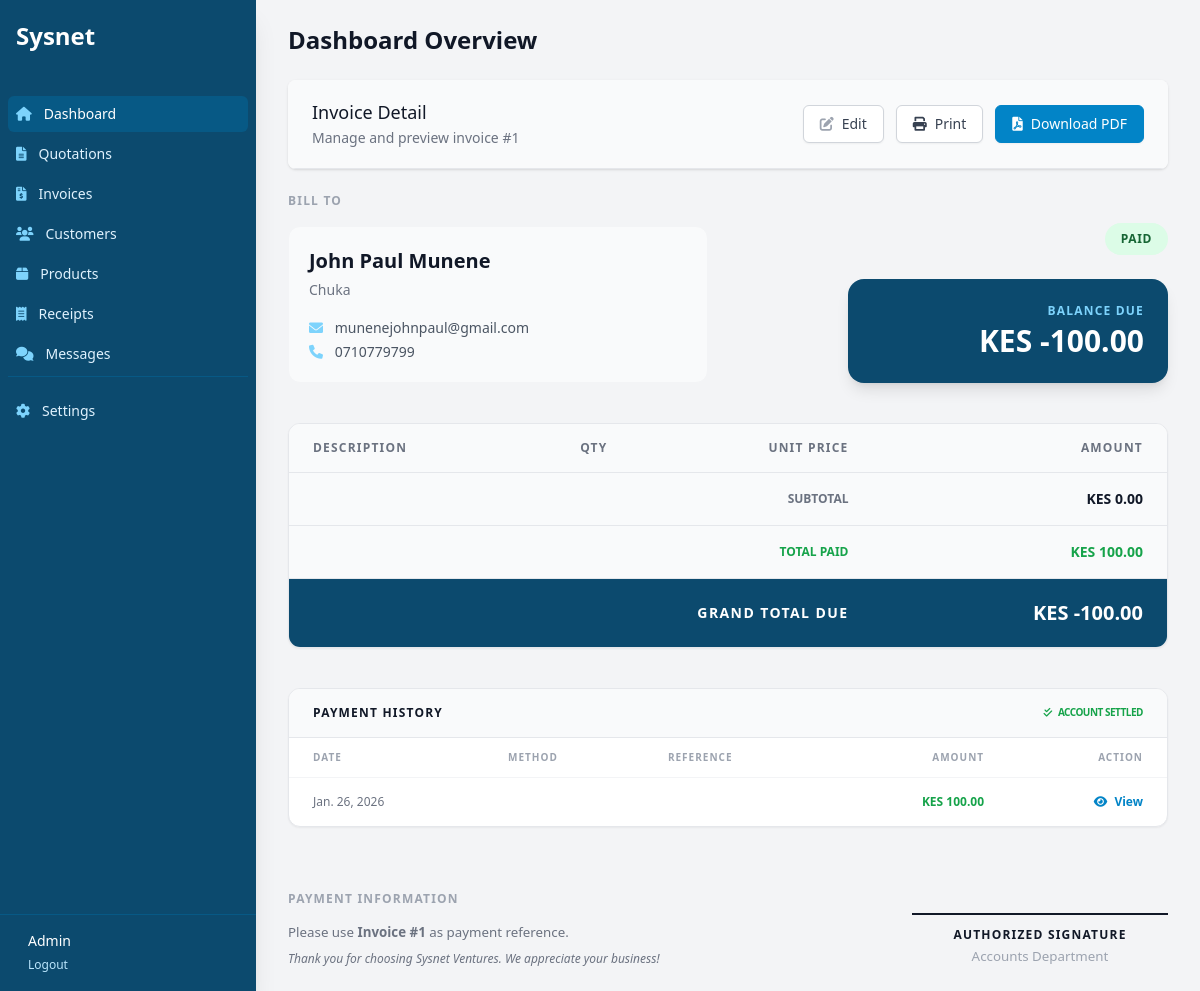
Page /billing/invoice/1/ (signed in) on the earlier database version.
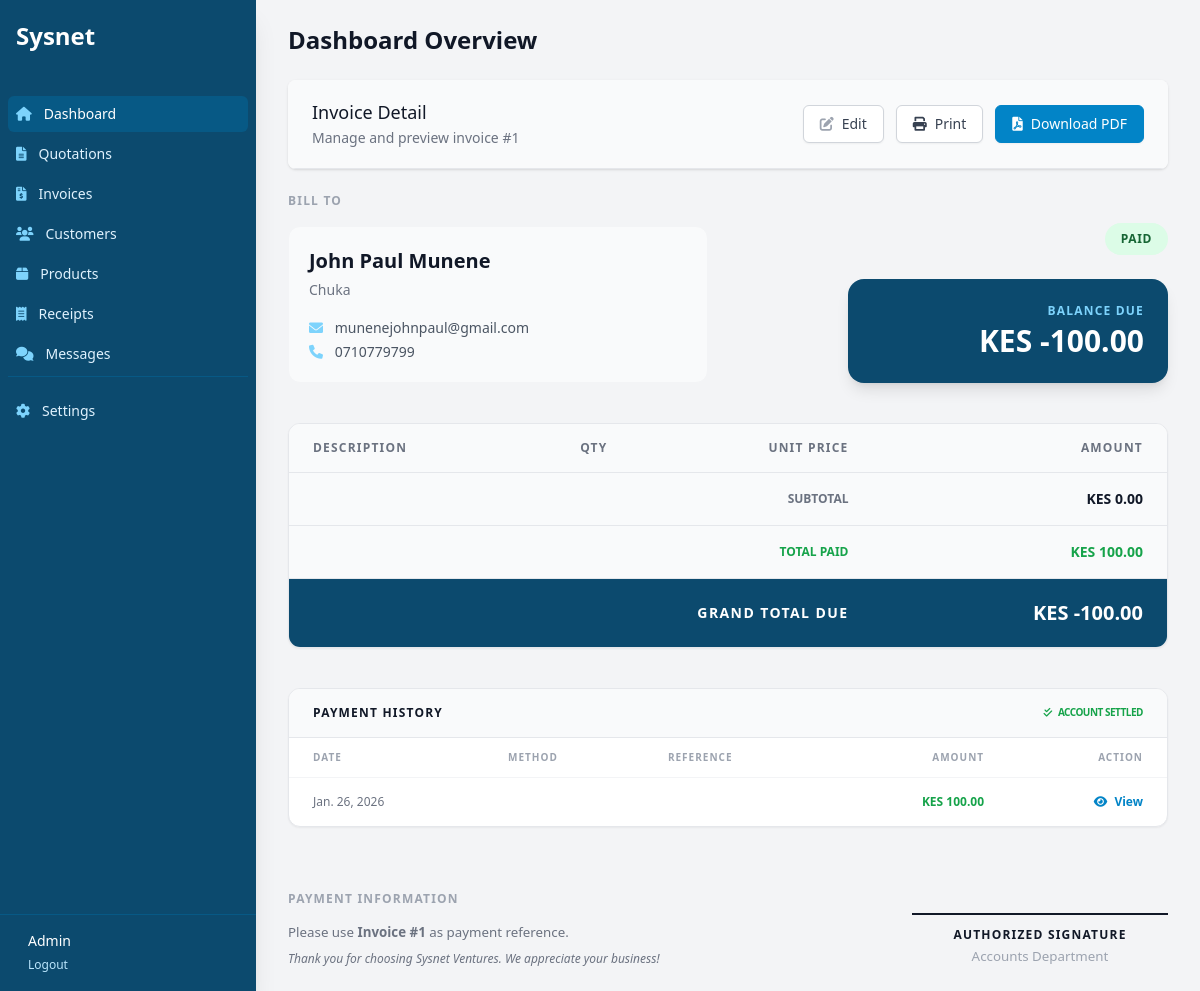
Same page on the later database version.
### billing/models.py (models this page shows, shortened)
class CompanyProfile(models.Model):
    name = models.CharField(max_length=200, default="Sysnet Ventures")
    logo = models.ImageField(upload_to='logos/', blank=True, null=True)
    email = models.EmailField(blank=True)
    phone = models.CharField(max_length=20, blank=True)
    address = models.TextField(blank=True)
    website = models.URLField(blank=True)
    tax_number = models.CharField(max_length=50, blank=True, verbose_name="Tax/PIN Number")
    class Meta:
        verbose_name_plural = "Company Profile"

### billing/views.py (the view)
# urls.py: path('invoice/<int:pk>/', views.invoice_detail, name='invoice_detail'),
@login_required
def invoice_detail(request, pk):
    invoice = get_object_or_404(Invoice, pk=pk)
    company = CompanyProfile.objects.first()
    return render(request, 'billing/invoice_detail.html', {'invoice': invoice, 'company': company})

### billing/context_processors.py (called while the page is built)
def company_info(request):
    return {
        'company': CompanyProfile.objects.first()
    }

def unread_count(request):
    if request.user.is_authenticated:
        return {'unread_count': ContactMessage.objects.filter(is_read=False).count()}
    return {'unread_count': 0}

### billing/models.py (called while the page is built)
    @property
    def total_amount(self):
        return self.items.aggregate(total=Sum(models.F('quantity') * models.F('unit_price')))['total'] or 0

    @property
    def amount_paid(self):
        return self.receipts.aggregate(total=Sum('amount'))['total'] or 0

    @property
    def balance_due(self):
        return self.total_amount - self.amount_paid

### templates/billing/invoice_detail.html (shortened to what the changed rows need)
{% extends 'billing/base_dashboard.html' %}
{% block dashboard_content %}
<div class="bg-white border border-gray-200 overflow-hidden sm:rounded-xl shadow-sm mb-10">
    <table class="min-w-full divide-y divide-gray-200">
        <thead>
            <tr class="bg-gray-50">
                <th scope="col" class="px-6 py-4 text-left text-xs font-black text-gray-500 uppercase tracking-widest">Description</th>
                <th scope="col" class="px-6 py-4 text-center text-xs font-black text-gray-500 uppercase tracking-widest w-20">Qty</th>
                <th scope="col" class="px-6 py-4 text-right text-xs font-black text-gray-500 uppercase tracking-widest">Unit Price</th>
                <th scope="col" class="px-6 py-4 text-right text-xs font-black text-gray-500 uppercase tracking-widest">Amount</th>
            </tr>
        </thead>
    </table>
</div>
<div class="bg-white border border-gray-200 overflow-hidden sm:rounded-xl shadow-sm mb-10">
    <div class="overflow-x-auto">
        <table class="min-w-full divide-y divide-gray-100">
            <thead class="bg-white">
                <tr>
                    <th class="px-6 py-3 text-left text-[10px] font-black text-gray-400 uppercase tracking-widest">Date</th>
                    <th class="px-6 py-3 text-left text-[10px] font-black text-gray-400 uppercase tracking-widest">Method</th>
                    <th class="px-6 py-3 text-left text-[10px] font-black text-gray-400 uppercase tracking-widest">Reference</th>
                    <th class="px-6 py-3 text-right text-[10px] font-black text-gray-400 uppercase tracking-widest">Amount</th>
                    <th class="px-6 py-3 text-right text-[10px] font-black text-gray-400 uppercase tracking-widest no-print">Action</th>
                </tr>
            </thead>
        </table>
    </div>
</div>
<div class="grid grid-cols-1 md:grid-cols-2 gap-10 mt-16 print-only">
    <div>
        <div class="text-[10pt] text-gray-500 space-y-2">
            <p>Please use <b>Invoice #{{ invoice.id }}</b> as payment reference.</p>
            <p class="mt-4 italic text-xs">Thank you for choosing {{ company.name|default:"Sysnet Ventures" }}. We appreciate your business!</p>
        </div>
    </div>
</div>
{% endblock %}

Differences in the rows shown:
added CompanyProfile: name "Sysnet Ventures"
Other differences:
{{ company.name|default:"Sysnet Ventures" }}: "Sysnet Ventures" → (not shown)
